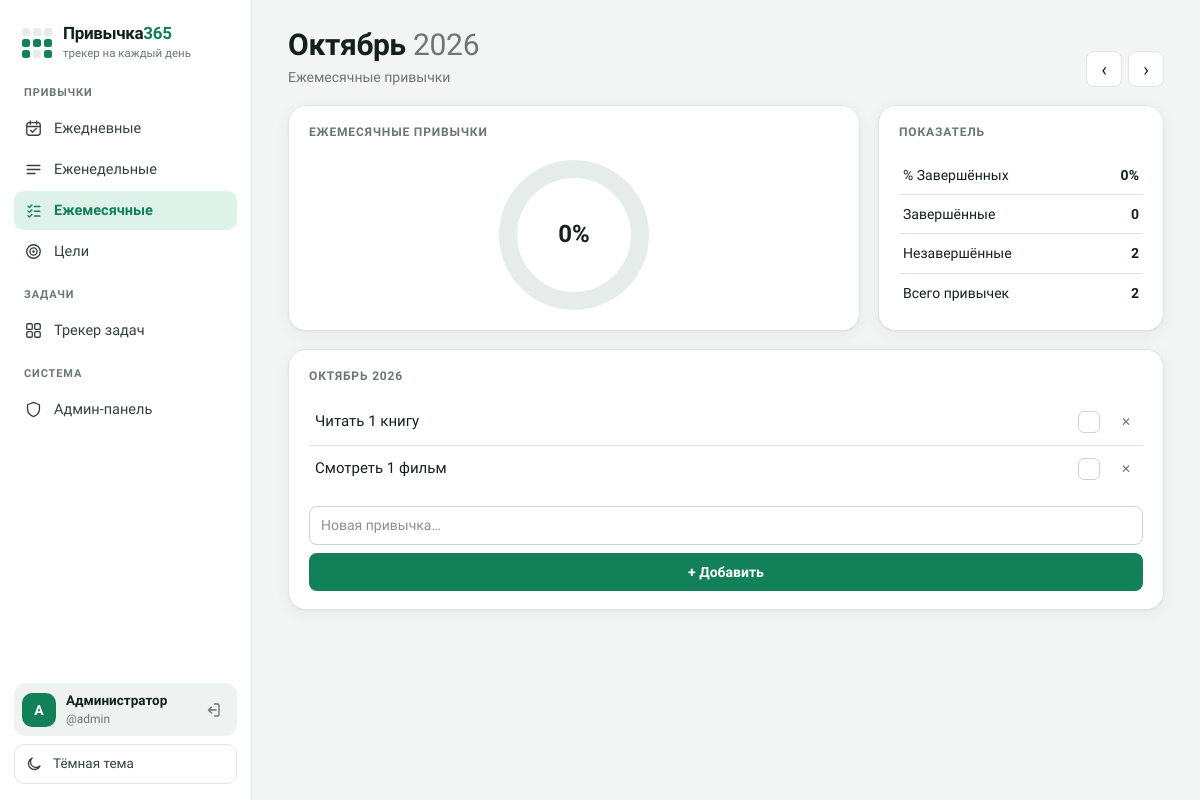
The page /monthly/2026/10 (signed in) on the database its author committed.
### tables this page shows
CREATE TABLE users (
        id INTEGER PRIMARY KEY AUTOINCREMENT,
        username TEXT UNIQUE NOT NULL,
        display_name TEXT NOT NULL,
        password_hash TEXT NOT NULL,
        is_admin INTEGER DEFAULT 0,
        created_at TEXT DEFAULT CURRENT_TIMESTAMP
    );

CREATE TABLE monthly_habits (
        id INTEGER PRIMARY KEY AUTOINCREMENT,
        user_id INTEGER NOT NULL,
        name TEXT NOT NULL,
        sort_order INTEGER DEFAULT 0,
        FOREIGN KEY (user_id) REFERENCES users(id) ON DELETE CASCADE
    );

### app.py (the view)
@app.route("/monthly/<int:year>/<int:month>")
@login_required
def monthly(year, month):
    user_id = session['user_id']
    habits, entries = db.get_monthly_list(user_id, year, month)
    stats = db.monthly_stats(user_id, year, month)
    prev_m, prev_y = (12, year - 1) if month == 1 else (month - 1, year)
    next_m, next_y = (1, year + 1) if month == 12 else (month + 1, year)
    return render_template(
        "monthly.html",
        habits=habits, entries=entries, stats=stats,
        year=year, month=month, month_name=db.MONTHS_RU[month],
        prev_y=prev_y, prev_m=prev_m, next_y=next_y, next_m=next_m,
        active="monthly",
    )

### app.py (called while the page is built)
def today_ym():
    t = date.today()
    return t.year, t.month

@app.before_request
def log_visits():
    if request.path.startswith('/static/') or request.path in ['/login', '/register']:
        return
    if request.headers.get('X-Requested-With') == 'XMLHttpRequest':
        return
    user_id = session.get('user_id')
    db.log_visit(
        user_id=user_id,
        ip=request.remote_addr,
        user_agent=request.headers.get('User-Agent'),
        path=request.path
    )

def login_required(f):
    @wraps(f)
    def decorated_function(*args, **kwargs):
        if 'user_id' not in session:
            flash('Пожалуйста, войдите в систему')
            return redirect(url_for('login'))
        return f(*args, **kwargs)
    return decorated_function

def get_current_user():
    if 'user_id' in session:
        conn = db.get_db()
        user = conn.execute(
            "SELECT id, username, display_name, is_admin FROM users WHERE id = ?",
            (session['user_id'],)
        ).fetchone()
        conn.close()
        return dict(user) if user else None
    return None

@app.context_processor
def inject_now():
    y, m = today_ym()
    return {
        "now_y": y,
        "now_m": m,
        "date": date,
        "current_user": get_current_user()
    }

### database.py (called while the page is built)
def get_db():
    conn = sqlite3.connect(DB_PATH)
    conn.row_factory = sqlite3.Row
    conn.execute("PRAGMA foreign_keys = ON")
    return conn

def log_visit(user_id=None, ip=None, user_agent=None, path=None):
    conn = get_db()
    conn.execute(
        "INSERT INTO visits (user_id, ip, user_agent, path) VALUES (?, ?, ?, ?)",
        (user_id, ip, user_agent, path)
    )
    conn.commit()
    conn.close()

def get_monthly_list(user_id, year, month):
    habits = get_monthly_habits(user_id)
    entries = get_monthly_entries(user_id, year, month)
    return habits, entries

def get_monthly_habits(user_id):
    conn = get_db()
    rows = conn.execute(
        "SELECT id, name FROM monthly_habits WHERE user_id = ? ORDER BY sort_order, id",
        (user_id,)
    ).fetchall()
    conn.close()
    return [dict(r) for r in rows]

def monthly_stats(user_id, year, month):
    habits = get_monthly_habits(user_id)
    entries = get_monthly_entries(user_id, year, month)
    total = len(habits)
    done = sum(1 for hid, v in entries.items() if v)
    return {
        "total": total,
        "done": done,
        "percent": round(done / total * 100) if total else 0
    }

### templates/monthly.html (shortened to what this page needs)
{% extends "base.html" %}
{% block content %}
<div class="page-header">
  <div>
    <h1>{{ month_name }} <span class="muted">{{ year }}</span></h1>
    <p class="muted">Ежемесячные привычки</p>
  </div>
  <div class="month-nav">
    <a class="btn-icon" href="{{ url_for('monthly', year=prev_y, month=prev_m) }}">‹</a>
    <a class="btn-icon" href="{{ url_for('monthly', year=next_y, month=next_m) }}">›</a>
  </div>
</div>
<div class="top-row">
  <div class="card progress-card">
    <div class="card-title">Ежемесячные привычки</div>
    <div class="donut-wrap">
      <div class="css-donut" id="monthDonut" style="--pct: {{ stats.percent }}; --donut-color: var(--sage);">
        <div class="donut-hole"></div>
      </div>
      <div class="donut-center"><div class="donut-pct" id="donutPctText">{{ stats.percent }}%</div></div>
    </div>
  </div>
  <div class="card">
    <div class="card-title">Показатель</div>
    <table class="stat-table">
      <tr><td>% Завершённых</td><td id="statPct">{{ stats.percent }}%</td></tr>
      <tr><td>Завершённые</td><td id="statDone">{{ stats.done }}</td></tr>
      <tr><td>Незавершённые</td><td id="statLeft">{{ stats.total - stats.done }}</td></tr>
      <tr><td>Всего привычек</td><td id="statTotal">{{ stats.total }}</td></tr>
    </table>
  </div>
</div>
<div class="card checklist-card">
  <div class="card-title">{{ month_name }} {{ year }}</div>
  <table class="checklist-table">
    {% for h in habits %}
    <tr>
      <td class="{{ 'done-text' if entries.get(h.id, False) else '' }}">{{ h.name }}</td>
      <td class="check-cell">
        <input type="checkbox" class="monthly-check" data-habit="{{ h.id }}"
               {{ 'checked' if entries.get(h.id, False) else '' }}>
      </td>
      <td class="hdel">
        <form method="post" action="{{ url_for('monthly_delete', habit_id=h.id) }}">
          <button class="del-btn" title="Удалить">✕</button>
        </form>
      </td>
    </tr>
    {% endfor %}
  </table>
  <form method="post" action="{{ url_for('monthly_add') }}" class="add-habit-form">
    <input type="text" name="name" placeholder="Новая привычка…" required>
    <button type="submit">+ Добавить</button>
  </form>
</div>
{% endblock %}

### templates/base.html (shortened to what this page needs)
<!DOCTYPE html>
<html lang="ru">
<head>
<link rel="stylesheet" href="{{ url_for('static', filename='css/style.css') }}">
</head>
<body>
<div class="app-shell">
  <aside class="sidebar">
    <a class="brand" href="{{ url_for('index') }}">
      <span class="brand-mark" aria-hidden="true">
        <i></i><i></i><i></i><i class="on"></i><i class="on"></i><i class="on"></i><i class="on"></i><i></i><i class="on"></i>
      </span>
      <span class="brand-text">
        <span class="brand-title">Привычка<b>365</b></span>
        <span class="brand-sub">трекер на каждый день</span>
      </span>
    </a>
    <nav class="nav" aria-label="Разделы">
      <div class="nav-group-label">Привычки</div>
      <a href="{{ url_for('daily', year=year|default(now_y), month=month|default(now_m)) }}"
         class="nav-link {{ 'active' if active=='daily' else '' }}">
        <svg class="nav-ico" viewBox="0 0 24 24" aria-hidden="true"><rect x="3.5" y="4.5" width="17" height="16" rx="3"/><path d="M3.5 9.5h17M8 2.5v4M16 2.5v4M8.5 14.5l2.2 2.2 4.8-4.8"/></svg>
        Ежедневные
      </a>
      <a href="{{ url_for('weekly', year=year|default(now_y), month=month|default(now_m)) }}"
         class="nav-link {{ 'active' if active=='weekly' else '' }}">
        <svg class="nav-ico" viewBox="0 0 24 24" aria-hidden="true"><path d="M4 7h16M4 12h16M4 17h10"/></svg>
        Еженедельные
      </a>
      <a href="{{ url_for('monthly', year=year|default(now_y), month=month|default(now_m)) }}"
         class="nav-link {{ 'active' if active=='monthly' else '' }}">
        <svg class="nav-ico" viewBox="0 0 24 24" aria-hidden="true"><path d="M5 6.5l1.8 1.8L10 5M5 12.5l1.8 1.8L10 11M5 18.5l1.8 1.8L10 17M13 7h7M13 13h7M13 19h7"/></svg>
        Ежемесячные
      </a>
      <a href="{{ url_for('goals') }}" class="nav-link {{ 'active' if active=='goals' else '' }}">
        <svg class="nav-ico" viewBox="0 0 24 24" aria-hidden="true"><circle cx="12" cy="12" r="8.5"/><circle cx="12" cy="12" r="4.5"/><circle cx="12" cy="12" r=".8"/></svg>
        Цели
      </a>
      <div class="nav-group-label">Задачи</div>
      <a href="{{ url_for('tasks_list') }}" class="nav-link {{ 'active' if active=='tasks' else '' }}">
        <svg class="nav-ico" viewBox="0 0 24 24" aria-hidden="true"><rect x="3.5" y="3.5" width="7" height="7" rx="1.5"/><rect x="13.5" y="3.5" width="7" height="7" rx="1.5"/><rect x="3.5" y="13.5" width="7" height="7" rx="1.5"/><rect x="13.5" y="13.5" width="7" height="7" rx="1.5"/></svg>
        Трекер задач
      </a>
      {% if current_user and current_user.is_admin %}
      <div class="nav-group-label">Система</div>
      <a href="{{ url_for('admin_panel') }}" class="nav-link {{ 'active' if active=='admin' else '' }}">
        <svg class="nav-ico" viewBox="0 0 24 24" aria-hidden="true"><path d="M12 3l7.5 3v5.5c0 4.5-3.2 8-7.5 9.5-4.3-1.5-7.5-5-7.5-9.5V6z"/></svg>
        Админ-панель
      </a>
      {% endif %}
    </nav>
    <div class="sidebar-bottom">
      {% if current_user %}
      <div class="user-profile">
        <div class="user-avatar">{{ (current_user.display_name or current_user.username)[0]|upper }}</div>
        <div class="user-info">
          <div class="user-name">{{ current_user.display_name or current_user.username }}</div>
          <div class="user-username">@{{ current_user.username }}</div>
        </div>
        <a href="{{ url_for('logout') }}" class="logout-btn" title="Выйти" aria-label="Выйти">
          <svg viewBox="0 0 24 24" aria-hidden="true"><path d="M14 4h4.5A1.5 1.5 0 0 1 20 5.5v13a1.5 1.5 0 0 1-1.5 1.5H14M10 16l-4-4 4-4M6 12h10"/></svg>
        </a>
      </div>
      {% endif %}
      <button id="theme-toggle" class="theme-toggle" type="button">
        <svg class="theme-ico" viewBox="0 0 24 24" aria-hidden="true"><path d="M20 14.5A8 8 0 1 1 9.5 4a6.5 6.5 0 0 0 10.5 10.5z"/></svg>
        <span id="theme-label">Тёмная тема</span>
      </button>
    </div>
  </aside>
  <main class="content">
    {% block content %}{% endblock %}
  </main>
</div>
</body>
</html>

### rows shown on the page
users: display_name "А", display_name "Администратор", username "admin"
monthly_habits: name "Читать 1 книгу"
monthly_habits: name "Смотреть 1 фильм"

### other values the page prints
{{ month_name }} "Октябрь"
{{ year }} "2026"
{{ stats.percent }} "0"
{{ stats.done }} "0"
{{ stats.total - stats.done }} "2"
{{ stats.total }} "2"
{{ month_name }} "ОКТЯБРЬ"
